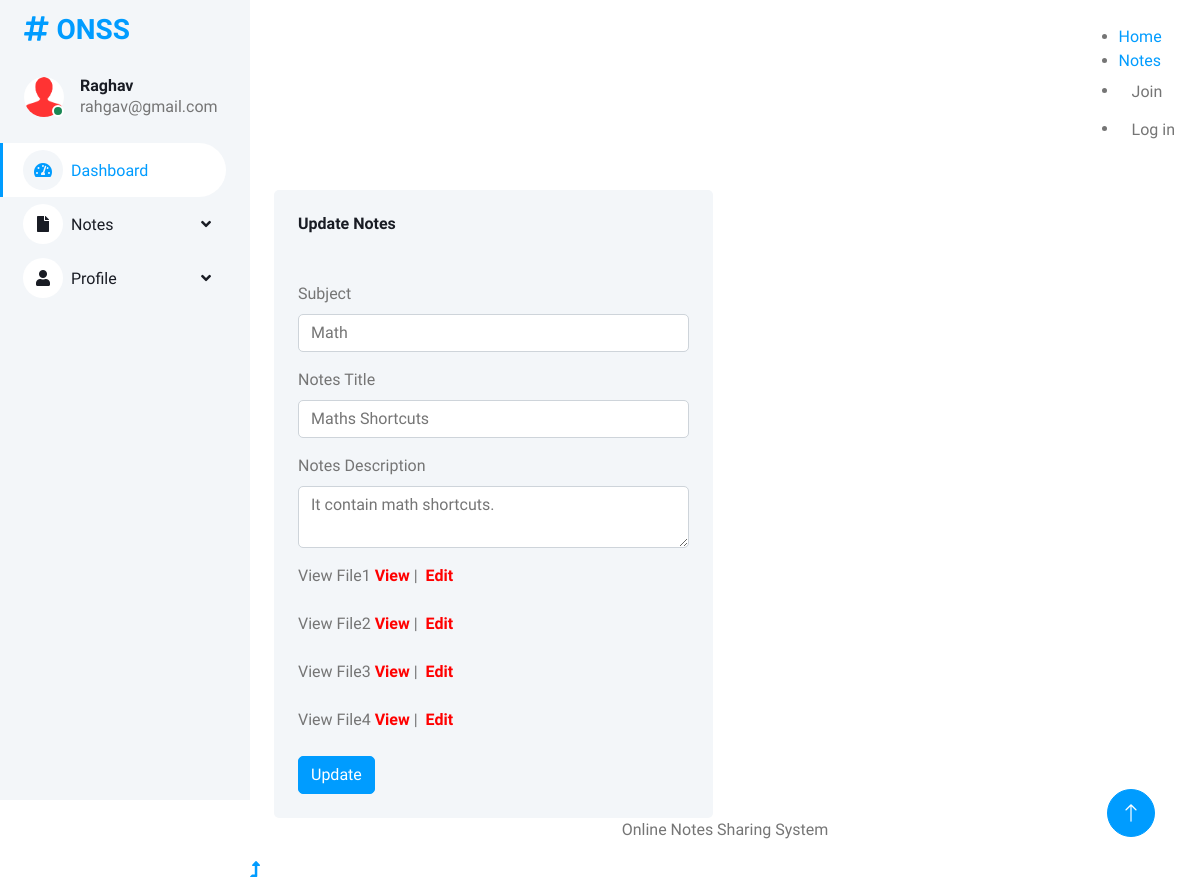
The page /users/edit-notes.php?editid=1 (signed in) on the database its author committed.
### tables this page shows
CREATE TABLE `tbluser` (
  `ID` int(5) NOT NULL,
  `FullName` varchar(250) DEFAULT NULL,
  `MobileNumber` bigint(10) DEFAULT NULL,
  `Email` varchar(250) DEFAULT NULL,
  `Password` varchar(250) DEFAULT NULL,
  `RegDate` timestamp NULL DEFAULT current_timestamp()
);

CREATE TABLE `tblnotes` (
  `ID` int(5) NOT NULL,
  `UserID` int(5) DEFAULT NULL,
  `Subject` varchar(250) DEFAULT NULL,
  `NotesTitle` varchar(250) DEFAULT NULL,
  `NotesDecription` longtext DEFAULT NULL,
  `File1` varchar(250) DEFAULT NULL,
  `File2` varchar(250) DEFAULT NULL,
  `File3` varchar(255) DEFAULT NULL,
  `File4` varchar(250) DEFAULT NULL,
  `CreationDate` timestamp NULL DEFAULT current_timestamp(),
  `UpdationDate` timestamp NULL DEFAULT NULL ON UPDATE current_timestamp()
);

### users/edit-notes.php (the view, shortened to what this page needs)
<?php
include('includes/dbconnection.php');
if (strlen($_SESSION['ocasuid']==0)) {
  header('location:logout.php');
  } else{
?>
<!DOCTYPE html>
<html lang="en">
<head>
    <link href="https://cdnjs.cloudflare.com/ajax/libs/font-awesome/5.10.0/css/all.min.css" rel="stylesheet">
    <link href="https://cdn.jsdelivr.net/npm/bootstrap-icons@1.4.1/font/bootstrap-icons.css" rel="stylesheet">
    <link href="lib/owlcarousel/assets/owl.carousel.min.css" rel="stylesheet">
    <link href="lib/tempusdominus/css/tempusdominus-bootstrap-4.min.css" rel="stylesheet" />
    <link href="css/bootstrap.min.css" rel="stylesheet">
    <link href="css/style.css" rel="stylesheet">
</head>
<body>
    <div class="container-fluid position-relative bg-white d-flex p-0">
<?php include_once('includes/sidebar.php');?>
        <div class="content">
         <?php include_once('includes/header.php');?>
            <div class="container-fluid pt-4 px-4">
                <div class="row g-4">
                    <div class="col-sm-12 col-xl-6">
                        <div class="bg-light rounded h-100 p-4">
                            <h6 class="mb-4">Update Notes</h6>
                            <form method="post">
                                <?php
                                $eid=$_GET['editid'];
$sql="SELECT * from tblnotes where tblnotes.ID=:eid";
$query = $dbh -> prepare($sql);
$query->bindParam(':eid',$eid,PDO::PARAM_STR);
$query->execute();
$results=$query->fetchAll(PDO::FETCH_OBJ);
$cnt=1;
if($query->rowCount() > 0)
{
foreach($results as $row)
{               ?>
                                <br />
                                <div class="mb-3">
                                    <label for="exampleInputEmail2" class="form-label">Subject</label>
                                    <input type="text" class="form-control"  name="subject" value="<?php  echo htmlentities($row->Subject);?>" required='true'>
                                </div>
                                <div class="mb-3">
                                    <label for="exampleInputEmail2" class="form-label">Notes Title</label>
                                    <input type="text" class="form-control"  name="notestitle" value="<?php  echo htmlentities($row->NotesTitle);?>" required='true'>
                                </div>
                                <div class="mb-3">
                                    <label for="exampleInputEmail2" class="form-label">Notes Description</label>
                                    <textarea class="form-control"  name="notesdesc" value="" required='true'><?php  echo htmlentities($row->NotesDecription);?></textarea>
                                </div>
                                <div class="mb-3">
                                    <label for="exampleInputEmail2" class="form-label">View File1</label>
                                   <a href="folder1/<?php echo $row->File1;?>"  target="_blank"> <strong style="color: red">View</strong></a> |
<a href="changefile1.php?editid=<?php echo $row->ID;?>" > &nbsp;<strong style="color: red" target="_blank">Edit</strong></a>
                                </div>
                                 <?php if($row->File2==""){ ?>
<div class="mb-3">
                                    <label for="exampleInputEmail2" class="form-label">View File2</label>
                                    <strong style="color: red">File is not available</strong>
                                </div>
                                    <?php } else{?>
                                <div class="mb-3">
                                    <label for="exampleInputEmail2" class="form-label">View File2</label>
                                    <a href="folder2/<?php echo $row->File2;?>" target="_blank"> <strong style="color: red">View</strong></a> |
<a href="changefile2.php?editid=<?php echo $row->ID;?>" > &nbsp;<strong style="color: red" target="_blank">Edit</strong></a>
                                </div><?php } ?>
                                 <?php if($row->File3==""){ ?>
<div class="mb-3">
                                    <label for="exampleInputEmail2" class="form-label">View File3</label>
                                    <strong style="color: red">File is not available</strong>
                                </div>
                                    <?php } else{?>
                                <div class="mb-3">
                                    <label for="exampleInputEmail2" class="form-label">View File3</label>
                                    <a href="folder3/<?php echo $row->File3;?>"  target="_blank"> <strong style="color: red">View</strong></a> |
<a href="changefile3.php?editid=<?php echo $row->ID;?>" target="_blank"> &nbsp;<strong style="color: red">Edit</strong></a>
                                </div><?php } ?>
                                <?php if($row->File3==""){ ?>
<div class="mb-3">
                                    <label for="exampleInputEmail2" class="form-label">View File4</label>
                                    <strong style="color: red">File is not available</strong>
                                </div>
                                    <?php } else{?>
                                <div class="mb-3">
                                    <label for="exampleInputEmail2" class="form-label">View File4</label>
                                    <a href="folder4/<?php echo $row->File4;?>"target="_blank"> <strong style="color: red">View</strong></a> |
<a href="changefile4.php?editid=<?php echo $row->ID;?>" target="_blank"> &nbsp;<strong style="color: red">Edit</strong></a>
                                </div><?php } ?>
                                <?php $cnt=$cnt+1;}} ?>
                                <button type="submit" name="submit" class="btn btn-primary">Update</button>
                            </form>
                        </div>
                    </div>
                </div>
            </div>
             <?php include_once('includes/footer.php');?>
        </div>
       <?php include_once('includes/back-totop.php');?>
    </div>
</body>
</html><?php }  ?>

### users/css/include/sidebar.php (shortened to what this page needs)
        <div class="sidebar pe-4 pb-3">
            <nav class="navbar bg-light navbar-light">
                <a href="dashboard.php" class="navbar-brand mx-4 mb-3">
                    <h3 class="text-primary"><i class="fa fa-hashtag me-2"></i>ONSS</h3>
                </a>
                <div class="d-flex align-items-center ms-4 mb-4">
                    <div class="position-relative">
                        <img class="rounded-circle" src="img/user.jpg" alt="" style="width: 40px; height: 40px;">
                        <div class="bg-success rounded-circle border border-2 border-white position-absolute end-0 bottom-0 p-1"></div>
                    </div>
                    <div class="ms-3">
                        <?php
$uid=$_SESSION['ocasuid'];
$sql="SELECT * from  tbluser where ID=:uid";
$query = $dbh -> prepare($sql);
$query->bindParam(':uid',$uid,PDO::PARAM_STR);
$query->execute();
$results=$query->fetchAll(PDO::FETCH_OBJ);
$cnt=1;
if($query->rowCount() > 0)
{
foreach($results as $row)
{               ?>
                        <h6 class="mb-0"><?php  echo $row->FullName;?></h6>
                        <span><?php  echo $row->Email;?></span><?php $cnt=$cnt+1;}} ?>
                    </div>
                </div>
                <div class="navbar-nav w-100">
                    <a href="dashboard.php" class="nav-item nav-link active"><i class="fa fa-tachometer-alt me-2"></i>Dashboard</a>
                    <div class="nav-item dropdown">
                        <a href="#" class="nav-link dropdown-toggle" data-bs-toggle="dropdown"><i class="fa fa-file me-2"></i>Notes</a>
                    </div>
  <div class="nav-item dropdown">
                        <a href="#" class="nav-link dropdown-toggle" data-bs-toggle="dropdown"><i class="fa fa-user me-2"></i>Profile</a>
                    </div>
                </div>
            </nav>
        </div>

### users/css/style.css (style rules this page uses)
:root { --primary: #009CFF; --light: #F3F6F9; --dark: #191C24; }
.btn { transition: .5s; }
.btn.btn-primary { color: #FFFFFF; }
.sidebar { position: fixed; top: 0; left: 0; bottom: 0; width: 250px; height: 100vh; overflow-y: auto; background: var(--light); transition: 0.5s; z-index: 999; }
.content { margin-left: 250px; min-height: 100vh; background: #FFFFFF; transition: 0.5s; }
@media (min-width: 992px) { .sidebar { margin-left: 0; } }
@media (min-width: 992px) { .content { width: calc(100% - 250px); } }
.sidebar .navbar .navbar-nav .nav-link { padding: 7px 20px; color: var(--dark); font-weight: 500; border-left: 3px solid var(--light); border-radius: 0 30px 30px 0; outline: none; }
.sidebar .navbar .navbar-nav .nav-link:hover, .sidebar .navbar .navbar-nav .nav-link.active { color: var(--primary); background: #FFFFFF; border-color: var(--primary); }
.sidebar .navbar .navbar-nav .nav-link i { width: 40px; height: 40px; display: inline-flex; align-items: center; justify-content: center; background: #FFFFFF; border-radius: 40px; }
.sidebar .navbar .navbar-nav .nav-link:hover i, .sidebar .navbar .navbar-nav .nav-link.active i { background: var(--light); }
.sidebar .navbar .dropdown-toggle::after { position: absolute; top: 15px; right: 15px; border: none; content: "\f107"; font-family: "Font Awesome 5 Free"; font-weight: 900; transition: .5s; }

### rows shown on the page
tbluser: FullName "Raghav", Email "rahgav@gmail.com"
tblnotes: subject "Math", notestitle "Maths Shortcuts", notesdesc "It contain math shortcuts."
